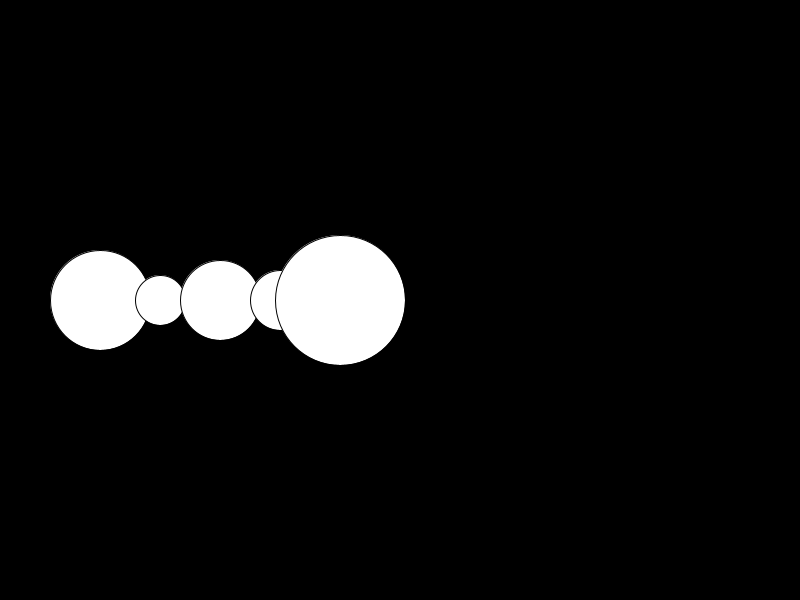
Frame 1 (no input)
Frame 60 (the mouse pressed at the canvas centre just before this capture): identical to frame 1, image omitted
Frame 120 (the mouse held since frame 60 and released just before this capture): identical to frame 1, image omitted

The Processing sketch that drew this single still picture (run headless with seeded random() and noise(); from frame 60 on, the mouse is pressed at the canvas centre):

// Processing sketch: tablicaIntro
// ── tablicaIntro.pde

// inicjalizacja tablicy
//typzmiennej[] nazwa = { wartosci };
float[] rozmiary = { 10, 5, 8, 6, 13 };

void setup(){
  
  size(800,600);
  
}


void draw(){
  
  background(0);
  
  for( int i = 0; i < rozmiary.length; i++ ){
    
    // odczyt z tablicy: nazwaTablicy[ indeks - czyli ktora pozycja w tablicy ]
    float r = rozmiary[i] * 10;
    ellipse( 100 + i * 60, height/2, r, r );
    
  }
  
}
